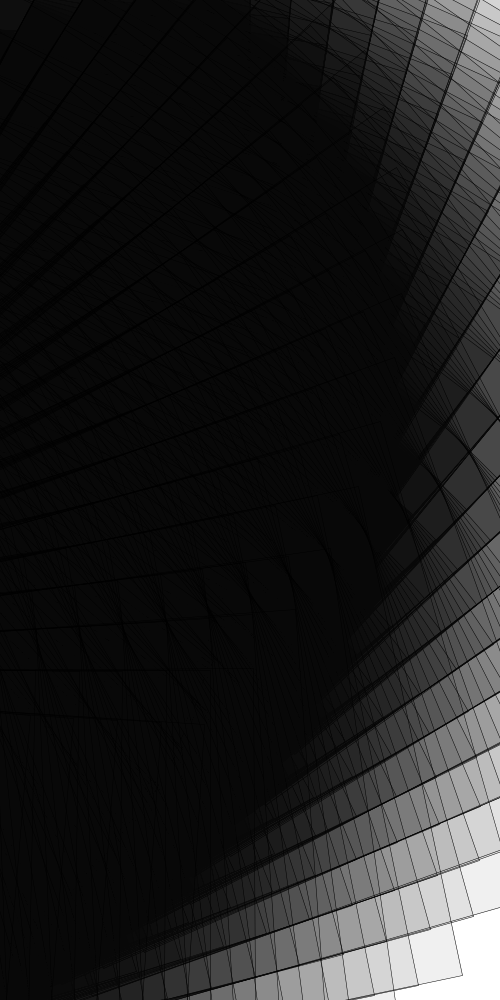
Frame 1 (no input)
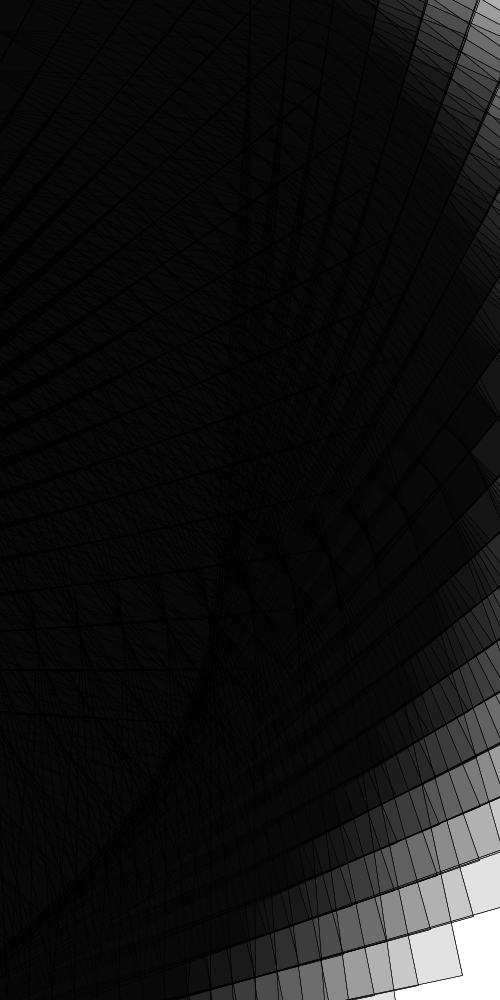
Frame 2 (the mouse pressed at the canvas centre, redrawn once)

The Processing sketch that drew these frames (run headless with seeded random() and noise(); the mouse was pressed at the canvas centre and the sketch redrawn once):

// Processing sketch: processing_32270
// ── processing_32270.pde

int change=40;
int a=700;
int d=600;
int b=500;
int c=1000;
int e=400;
int f=255;

void setup() {
  size(500,1000);
  rectMode(CENTER);
  stroke(0);
  fill(0,0,0,15);
  smooth();
  background(f);
  strokeWeight(.5);
  
}

void draw (){
  
  noLoop();
  for(int i=0; i < height; i=i+change) {
  
  for(int j=0; j < width; j=j+change){
    rect(i,j,b,b);
    rotate(PI/d);
    
  }
  }
}
